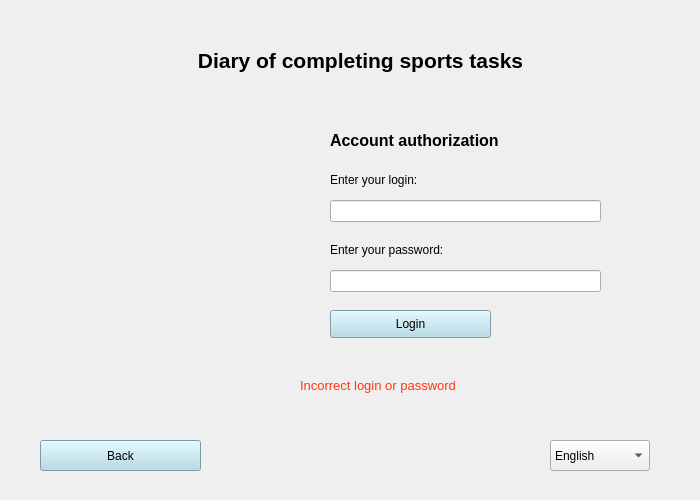
<?xml version="1.0" encoding="UTF-8"?>
<ui version="4.0">
 <class>login</class>
 <widget class="QMainWindow" name="login">
  <property name="geometry">
   <rect>
    <x>0</x>
    <y>0</y>
    <width>700</width>
    <height>500</height>
   </rect>
  </property>
  <property name="windowTitle">
   <string>Login</string>
  </property>
  <widget class="QWidget" name="centralwidget">
   <widget class="QLabel" name="lbl_about_login">
    <property name="geometry">
     <rect>
      <x>330</x>
      <y>170</y>
      <width>111</width>
      <height>20</height>
     </rect>
    </property>
    <property name="text">
     <string>&lt;html&gt;&lt;head/&gt;&lt;body&gt;&lt;p&gt;&lt;span style=&quot; font-size:9pt;&quot;&gt;Enter your login:&lt;/span&gt;&lt;/p&gt;&lt;/body&gt;&lt;/html&gt;</string>
    </property>
   </widget>
   <widget class="QLineEdit" name="LE_login">
    <property name="geometry">
     <rect>
      <x>330</x>
      <y>200</y>
      <width>271</width>
      <height>22</height>
     </rect>
    </property>
    <property name="text">
     <string/>
    </property>
   </widget>
   <widget class="QLabel" name="lbl_about_password">
    <property name="geometry">
     <rect>
      <x>330</x>
      <y>240</y>
      <width>141</width>
      <height>20</height>
     </rect>
    </property>
    <property name="text">
     <string>&lt;html&gt;&lt;head/&gt;&lt;body&gt;&lt;p&gt;&lt;span style=&quot; font-size:9pt;&quot;&gt;Enter your password:&lt;/span&gt;&lt;/p&gt;&lt;/body&gt;&lt;/html&gt;</string>
    </property>
   </widget>
   <widget class="QLineEdit" name="LE_password">
    <property name="geometry">
     <rect>
      <x>330</x>
      <y>270</y>
      <width>271</width>
      <height>22</height>
     </rect>
    </property>
    <property name="text">
     <string/>
    </property>
    <property name="echoMode">
     <enum>QLineEdit::Password</enum>
    </property>
   </widget>
   <widget class="QPushButton" name="btn_login">
    <property name="geometry">
     <rect>
      <x>330</x>
      <y>310</y>
      <width>161</width>
      <height>28</height>
     </rect>
    </property>
    <property name="styleSheet">
     <string notr="true">background-color: lightblue;</string>
    </property>
    <property name="text">
     <string>Login</string>
    </property>
   </widget>
   <widget class="QLabel" name="lbl_wrong_name_or_password">
    <property name="geometry">
     <rect>
      <x>300</x>
      <y>360</y>
      <width>211</width>
      <height>51</height>
     </rect>
    </property>
    <property name="text">
     <string>&lt;html&gt;&lt;head/&gt;&lt;body&gt;&lt;p&gt;&lt;span style=&quot; font-size:10pt; color:#ff3613;&quot;&gt;Incorrect login or password&lt;/span&gt;&lt;/p&gt;&lt;/body&gt;&lt;/html&gt;</string>
    </property>
   </widget>
   <widget class="QPushButton" name="btn_back">
    <property name="geometry">
     <rect>
      <x>40</x>
      <y>440</y>
      <width>161</width>
      <height>31</height>
     </rect>
    </property>
    <property name="styleSheet">
     <string notr="true">background-color: lightblue;</string>
    </property>
    <property name="text">
     <string>Back</string>
    </property>
   </widget>
   <widget class="QLabel" name="application_name">
    <property name="geometry">
     <rect>
      <x>70</x>
      <y>40</y>
      <width>581</width>
      <height>41</height>
     </rect>
    </property>
    <property name="text">
     <string>&lt;html&gt;&lt;head/&gt;&lt;body&gt;&lt;p align=&quot;center&quot;&gt;&lt;span style=&quot; font-size:16pt; font-weight:600;&quot;&gt;Diary of completing sports tasks&lt;/span&gt;&lt;/p&gt;&lt;/body&gt;&lt;/html&gt;</string>
    </property>
   </widget>
   <widget class="QLabel" name="lbl_image_login">
    <property name="geometry">
     <rect>
      <x>30</x>
      <y>70</y>
      <width>321</width>
      <height>321</height>
     </rect>
    </property>
    <property name="text">
     <string/>
    </property>
    <property name="pixmap">
     <pixmap>../../Icons/authorization.gif</pixmap>
    </property>
   </widget>
   <widget class="QLabel" name="lbl_authorization">
    <property name="geometry">
     <rect>
      <x>330</x>
      <y>110</y>
      <width>231</width>
      <height>61</height>
     </rect>
    </property>
    <property name="text">
     <string>&lt;html&gt;&lt;head/&gt;&lt;body&gt;&lt;p&gt;&lt;span style=&quot; font-size:12pt; font-weight:600;&quot;&gt;Account authorization&lt;/span&gt;&lt;/p&gt;&lt;/body&gt;&lt;/html&gt;</string>
    </property>
   </widget>
   <widget class="QComboBox" name="CB_languages">
    <property name="geometry">
     <rect>
      <x>550</x>
      <y>440</y>
      <width>100</width>
      <height>31</height>
     </rect>
    </property>
    <item>
     <property name="text">
      <string>English</string>
     </property>
    </item>
    <item>
     <property name="text">
      <string>Russian</string>
     </property>
    </item>
   </widget>
  </widget>
 </widget>
 <resources/>
 <connections/>
</ui>
